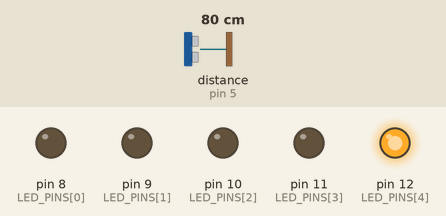
The sketch below on a simulated Arduino Uno, built with avr-gcc and run on an emulated ATmega328P. On the bench: output pins drawn as LEDs (lit = HIGH). Wiring (inferred from the names in the program): ultrasonic range finder: trigger pin 6; echo pin 5. The inputs (shaded band) are chosen by the test bench; at power-on: distance to the obstacle (sensor on pin 5) 80 cm. The echo pulse lasts 58.3 µs per cm; pins used as bus, display or sensor lines are not drawn.

Above: at 1.2 s.
1.3 s: distance to the obstacle (sensor on pin 5) set to 76 cm
At 2.5 s:
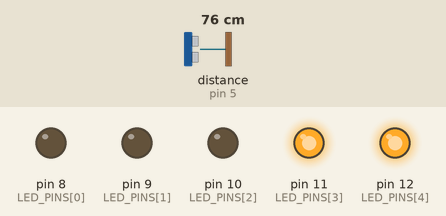
2.8 s: distance to the obstacle (sensor on pin 5) set to 44 cm
4.3 s: distance to the obstacle (sensor on pin 5) set to 37 cm
At 5.5 s:
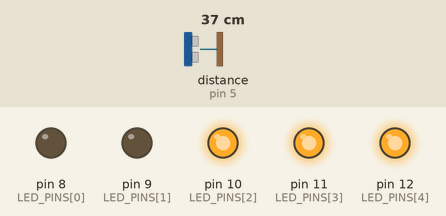
5.8 s: distance to the obstacle (sensor on pin 5) set to 22 cm
7.3 s: distance to the obstacle (sensor on pin 5) set to 18 cm
At 7.7 s:
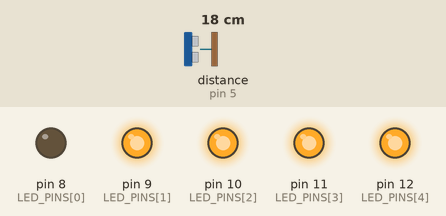
8.8 s: distance to the obstacle (sensor on pin 5) set to 35 cm
At 9.8 s:
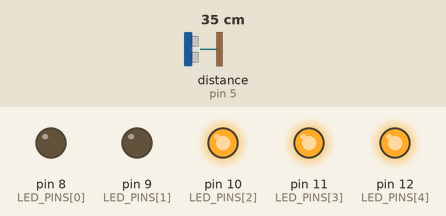
Timing chart, 0 to 11.3 s (numbered marks = the images above; inputs shaded):
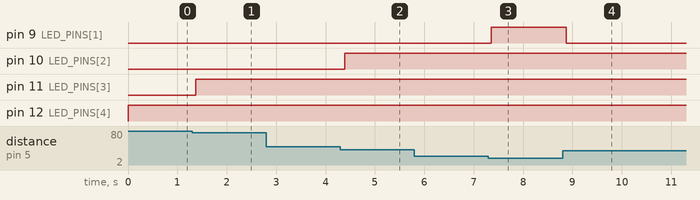

The sketch:

distance_sensor.ino
```cpp
#include <Arduino.h>

// HC-SR04
const int TRIG_PIN = 6;
const int ECHO_PIN = 5;

// LED pins
const int LED_PINS[5] = { 8, 9, 10, 11, 12 };

// Distance thresholds in cm
const int thresholds[5] = { 10, 20, 40, 80, 160 };

long duration;

float distanceCm;

void setup() {

  pinMode(TRIG_PIN, OUTPUT);
  pinMode(ECHO_PIN, INPUT);

  for (int i = 0; i < 5; i++) {
    pinMode(LED_PINS[i], OUTPUT);
    digitalWrite(LED_PINS[i], LOW);
  }
}

void loop()
 {
  // Trigger a 10µs HIGH pulse
  digitalWrite(TRIG_PIN, LOW);
  delayMicroseconds(2);
  digitalWrite(TRIG_PIN, HIGH);
  delayMicroseconds(10);
  digitalWrite(TRIG_PIN, LOW);

  //Measure echo pulse width
  duration = pulseIn(ECHO_PIN, HIGH);

  //some forumula that uses (speed of sound ≈ 348 m/s = 0.0348 cm/µs) based on temp too
  distanceCm = (duration * 0.0348) / 2.0;


  //Closer more LED
  for (int i = 0; i < 5; i++) {

    if (distanceCm <= thresholds[i]) {
      digitalWrite(LED_PINS[i], HIGH);
    }
    else {
      digitalWrite(LED_PINS[i], LOW);
    }
  }

  delay(100);
}
```

Measured:
- the behaviour switches between 80 and 79 cm on distance to the obstacle (sensor on pin 5) (found by bisection; images 0 and 1)
- the behaviour switches between 40 and 39 cm on distance to the obstacle (sensor on pin 5) (found by bisection; images 1 and 2)
- the behaviour switches between 21 and 20 cm on distance to the obstacle (sensor on pin 5) (found by bisection; images 2 and 3)
- after the input at 1.3 s, pin 11 (LED_PINS[3]): LOW → HIGH after 0.07 s
- after the input at 2.8 s, every drawn part: stays the same
- after the input at 4.3 s, pin 10 (LED_PINS[2]): LOW → HIGH after 0.09 s
- after the input at 5.8 s, every drawn part: stays the same
- after the input at 7.3 s, pin 9 (LED_PINS[1]): LOW → HIGH after 0.05 s
- after the input at 8.8 s, pin 9 (LED_PINS[1]): HIGH → LOW after 0.08 s
